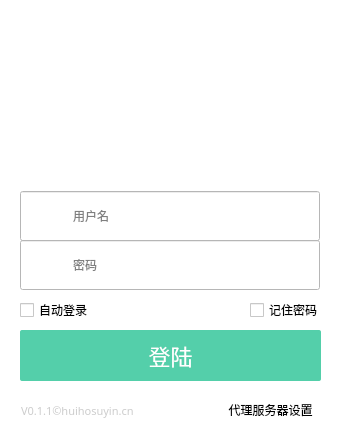
<?xml version="1.0" encoding="UTF-8"?>
<ui version="4.0">
 <class>login</class>
 <widget class="QMainWindow" name="login">
  <property name="geometry">
   <rect>
    <x>0</x>
    <y>0</y>
    <width>340</width>
    <height>430</height>
   </rect>
  </property>
  <property name="windowTitle">
   <string>MainWindow</string>
  </property>
  <property name="styleSheet">
   <string notr="true">background:#ffffff;</string>
  </property>
  <widget class="QWidget" name="centralwidget">
   <widget class="QWidget" name="widget_2" native="true">
    <property name="geometry">
     <rect>
      <x>60</x>
      <y>10</y>
      <width>201</width>
      <height>151</height>
     </rect>
    </property>
    <property name="styleSheet">
     <string notr="true">background:url(:/images/logo-login.png) no-repeat center;</string>
    </property>
   </widget>
   <widget class="QPushButton" name="pushButton_5">
    <property name="geometry">
     <rect>
      <x>300</x>
      <y>0</y>
      <width>40</width>
      <height>40</height>
     </rect>
    </property>
    <property name="text">
     <string/>
    </property>
    <property name="icon">
     <iconset resource="images.qrc">
      <normaloff>:/images/ico/close-hover.png</normaloff>:/images/ico/close-hover.png</iconset>
    </property>
    <property name="iconSize">
     <size>
      <width>20</width>
      <height>20</height>
     </size>
    </property>
    <property name="flat">
     <bool>true</bool>
    </property>
   </widget>
   <widget class="QLineEdit" name="lineEdit">
    <property name="geometry">
     <rect>
      <x>20</x>
      <y>191</y>
      <width>300</width>
      <height>50</height>
     </rect>
    </property>
    <property name="sizePolicy">
     <sizepolicy hsizetype="Expanding" vsizetype="Fixed">
      <horstretch>0</horstretch>
      <verstretch>0</verstretch>
     </sizepolicy>
    </property>
    <property name="styleSheet">
     <string notr="true">padding-left:50px;</string>
    </property>
    <property name="text">
     <string/>
    </property>
    <property name="cursorPosition">
     <number>0</number>
    </property>
    <property name="alignment">
     <set>Qt::AlignLeading|Qt::AlignLeft|Qt::AlignVCenter</set>
    </property>
    <property name="readOnly">
     <bool>false</bool>
    </property>
    <property name="placeholderText">
     <string>用户名</string>
    </property>
   </widget>
   <widget class="QWidget" name="widget" native="true">
    <property name="geometry">
     <rect>
      <x>30</x>
      <y>200</y>
      <width>30</width>
      <height>30</height>
     </rect>
    </property>
    <property name="styleSheet">
     <string notr="true">background:url(:/images/ico/login.png) no-repeat center</string>
    </property>
   </widget>
   <widget class="QLineEdit" name="lineEdit_2">
    <property name="geometry">
     <rect>
      <x>20</x>
      <y>240</y>
      <width>300</width>
      <height>50</height>
     </rect>
    </property>
    <property name="sizePolicy">
     <sizepolicy hsizetype="Expanding" vsizetype="Fixed">
      <horstretch>0</horstretch>
      <verstretch>0</verstretch>
     </sizepolicy>
    </property>
    <property name="styleSheet">
     <string notr="true">padding-left:50px;</string>
    </property>
    <property name="text">
     <string/>
    </property>
    <property name="cursorPosition">
     <number>0</number>
    </property>
    <property name="alignment">
     <set>Qt::AlignLeading|Qt::AlignLeft|Qt::AlignVCenter</set>
    </property>
    <property name="readOnly">
     <bool>false</bool>
    </property>
    <property name="placeholderText">
     <string>密码</string>
    </property>
   </widget>
   <widget class="QWidget" name="widget_3" native="true">
    <property name="geometry">
     <rect>
      <x>30</x>
      <y>250</y>
      <width>31</width>
      <height>31</height>
     </rect>
    </property>
    <property name="styleSheet">
     <string notr="true">background:url(:/images/ico/password.png) no-repeat center</string>
    </property>
   </widget>
   <widget class="QPushButton" name="pushButton_4">
    <property name="geometry">
     <rect>
      <x>20</x>
      <y>330</y>
      <width>301</width>
      <height>51</height>
     </rect>
    </property>
    <property name="styleSheet">
     <string notr="true">background-color:rgb(84, 207, 170);
color:rgb(255, 255, 255);
border-radius:2px;
border:none;
font-family: MicrosoftSansSerif;
font-size: 22px;
letter-spacing: 2;</string>
    </property>
    <property name="text">
     <string>登陆</string>
    </property>
   </widget>
   <widget class="QCheckBox" name="checkBox">
    <property name="geometry">
     <rect>
      <x>20</x>
      <y>300</y>
      <width>87</width>
      <height>20</height>
     </rect>
    </property>
    <property name="text">
     <string>自动登录</string>
    </property>
   </widget>
   <widget class="QCheckBox" name="checkBox_2">
    <property name="geometry">
     <rect>
      <x>250</x>
      <y>300</y>
      <width>71</width>
      <height>20</height>
     </rect>
    </property>
    <property name="text">
     <string>记住密码</string>
    </property>
   </widget>
   <widget class="QLabel" name="label_2">
    <property name="geometry">
     <rect>
      <x>21</x>
      <y>400</y>
      <width>131</width>
      <height>21</height>
     </rect>
    </property>
    <property name="styleSheet">
     <string notr="true">font-size:11px;
color:rgb(204, 204, 204);
font-family: Microsoft YaHei;</string>
    </property>
    <property name="text">
     <string>V0.1.1©huihosuyin.cn</string>
    </property>
   </widget>
   <widget class="QPushButton" name="pushButton_6">
    <property name="geometry">
     <rect>
      <x>220</x>
      <y>400</y>
      <width>101</width>
      <height>20</height>
     </rect>
    </property>
    <property name="layoutDirection">
     <enum>Qt::RightToLeft</enum>
    </property>
    <property name="styleSheet">
     <string notr="true">
font-family: Microsoft YaHei;
font-size: 12px;
color: #rgb(153, 153, 153);</string>
    </property>
    <property name="text">
     <string>代理服务器设置</string>
    </property>
    <property name="icon">
     <iconset resource="images.qrc">
      <normaloff>:/images/ico/arr.png</normaloff>:/images/ico/arr.png</iconset>
    </property>
    <property name="autoDefault">
     <bool>false</bool>
    </property>
    <property name="flat">
     <bool>true</bool>
    </property>
   </widget>
  </widget>
 </widget>
 <resources>
  <include location="images.qrc"/>
 </resources>
 <connections/>
</ui>
